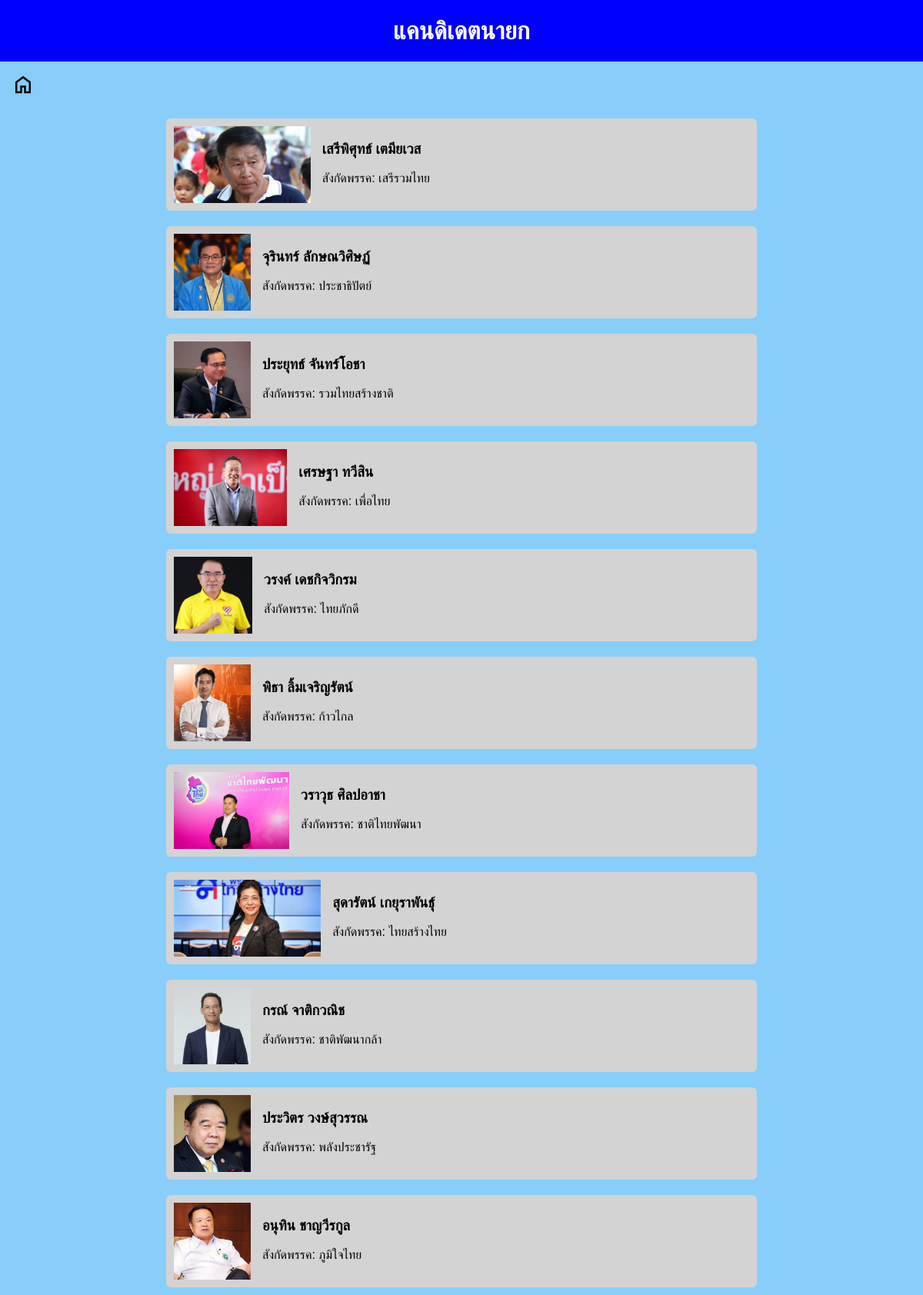
/candidates.php, run on the app's committed database.
### tables this page shows
CREATE TABLE `candidates` (
  `id` int(11) NOT NULL,
  `name` varchar(60) NOT NULL,
  `party` int(11) DEFAULT NULL,
  `file_name` varchar(30) DEFAULT NULL
);

CREATE TABLE `parties` (
  `id` int(11) NOT NULL,
  `name` varchar(30) NOT NULL,
  `candidate` int(11) DEFAULT NULL,
  `file_name` varchar(20) NOT NULL,
  `number` int(11) DEFAULT NULL
);

### candidates.php (the view, shortened to what this page needs)
<!DOCTYPE html>
<html lang="en">
<head>
    <link href="style.css" rel="stylesheet">
</head>
<body>
    <h1 class="header">แคนดิเดตนายก</h1>
    <a class="home-link" href="index.php">
        <svg
            class="home-icon"
            xmlns="http://www.w3.org/2000/svg"
            height="24"
            viewBox="0 -960 960 960"
            width="24"
        >
            <path d="M240-200h120v-240h240v240h120v-360L480-740 240-560v360Zm-80 80v-480l320-240 320 240v480H520v-240h-80v240H160Zm320-350Z"/>
        </svg>
    </a>
    <?php
        $servername = "localhost";
        $username = "root";
        $password = "";
        $dbname = "election";
        $conn = new mysqli($servername, $username, $password, $dbname);
        $sql = "SELECT candidates.name, parties.name AS party, candidates.file_name FROM candidates INNER JOIN parties ON candidates.party = parties.id";
        $result = $conn->query($sql);
        if($result->num_rows > 0)
        {
            echo "<div class='candidates'>";
            while($row = $result->fetch_assoc())
            {
                echo "
                    <div class='candidate'>
                        <img class='candidate-image' src='assets/candidates/{$row['file_name']}' alt='{$row['file_name']}'>
                        <div class='candidate-text'>
                            <h3 class='candidate-name'>{$row['name']}</h3>
                            <p class='candidate-party'>สังกัดพรรค: {$row['party']}</p>
                        </div>
                    </div>
                ";
            }
            echo "</div>";
        }
        else
        {
            echo "0 results";
        }
    ?>
</body>
</html>

### style.css (style rules this page uses)
* { box-sizing: border-box; font-family: Verdana, Geneva, Tahoma, sans-serif }
body { background-color: lightskyblue; margin: 0; }
h1 { display: flex; justify-content: center; align-items: center; height: 80px; background-color: blue; color: white; text-align: center; margin: 0; }
.candidates { display: flex; flex-direction: column; justify-content: center; align-items: center; }
.candidate { display: flex; gap: 15px; background-color: lightgrey; width: 80%; max-width: 768px; margin: 10px auto; border: 10px solid lightgrey; border-radius: 6px; }
.candidate-image { height: 100px }
.home-icon { margin: 15px; width: 30px; height: 30px; fill: black; }

### data on the page
candidates: file_name (picture), name "เสรีพิศุทธ์ เตมียเวส", party.name "เสรีรวมไทย"
candidates: file_name (picture), name "จุรินทร์ ลักษณวิศิษฏ์", party.name "ประชาธิปัตย์"
candidates: file_name (picture), name "ประยุทธ์ จันทร์โอชา", party.name "รวมไทยสร้างชาติ"
candidates: file_name (picture), name "เศรษฐา ทวีสิน", party.name "เพื่อไทย"
candidates: file_name (picture), name "วรงค์ เดชกิจวิกรม", party.name "ไทยภักดี"
candidates: file_name (picture), name "พิธา ลิ้มเจริญรัตน์", party.name "ก้าวไกล"
candidates: file_name (picture), name "วราวุธ ศิลปอาชา", party.name "ชาติไทยพัฒนา"
candidates: file_name (picture), name "สุดารัตน์ เกยุราพันธุ์", party.name "ไทยสร้างไทย"
candidates: file_name (picture), name "กรณ์ จาติกวณิช", party.name "ชาติพัฒนากล้า"
candidates: file_name (picture), name "ประวิตร วงษ์สุวรรณ", party.name "พลังประชารัฐ"
candidates: file_name (picture), name "อนุทิน ชาญวีรกูล", party.name "ภูมิใจไทย"
